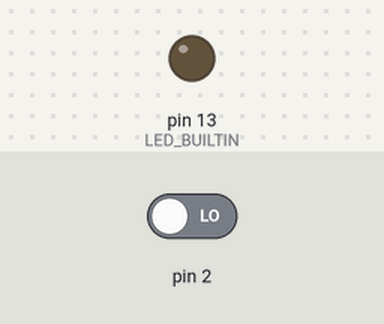
A sketch run on a simulated Arduino Uno, built with avr-gcc and run on an emulated ATmega328P. On the bench: output pins drawn as LEDs (lit = HIGH). The inputs (shaded band) are chosen by the test bench; at power-on: pin 2 LOW.

Above: at 1.2 s.
1.3 s: pin 2 driven HIGH
At 1.9 s:
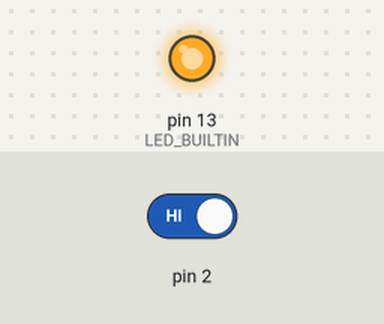
2.8 s: pin 2 driven LOW
At 3.1 s:
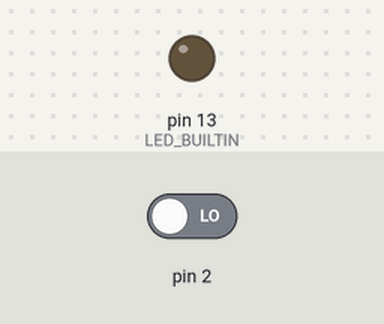
Timing chart, 0 to 5.8 s (numbered marks = the images above; inputs shaded):
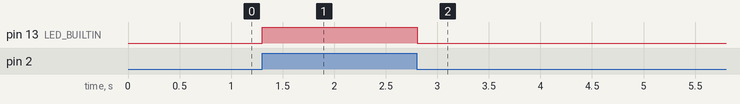

The sketch:

Flowing_LED_Light.ino
```cpp
// C++ code
//
int sensorState = 0;

void setup()
{
  pinMode(2, INPUT);
  pinMode(LED_BUILTIN, OUTPUT);
}

void loop()
{
  // read the state of the sensor/digital input
  sensorState = digitalRead(2);
  // check if sensor pin is HIGH. if it is, set the
  // LED on.
  if (sensorState == HIGH) {
    digitalWrite(LED_BUILTIN, HIGH);
  } else {
    digitalWrite(LED_BUILTIN, LOW);
  }
  delay(10); // Delay a little bit to improve simulation performance
}
```

Measured:
- after the input at 1.3 s, pin 13 (LED_BUILTIN): LOW → HIGH at once
- after the input at 2.8 s, pin 13 (LED_BUILTIN): HIGH → LOW at once
